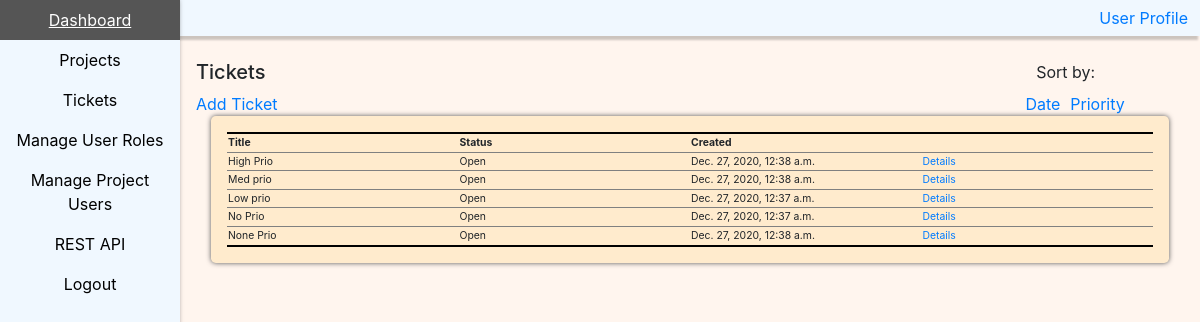
Before: /tickets_sort_priority/ with the older database file.
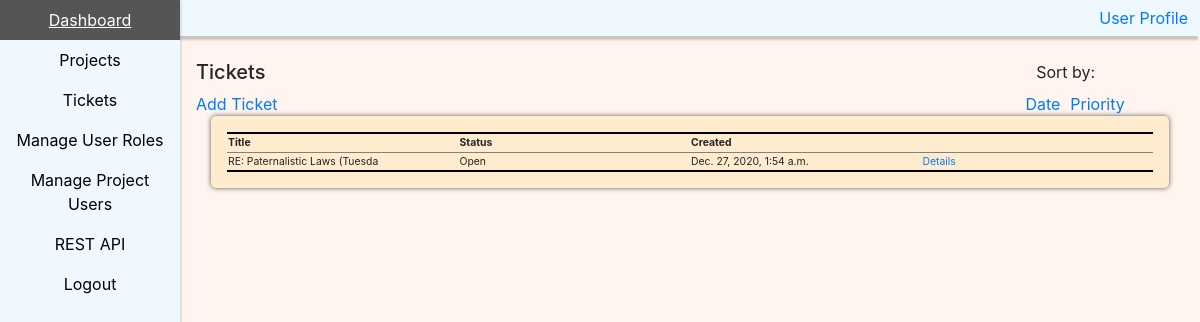
After: the same page with the newer database file.
### tickets/models.py (models this page shows)
class Ticket(models.Model):
    title = models.CharField(max_length=30, primary_key=True)
    description = models.CharField(max_length=300)
    status = models.CharField(max_length=15, default="Open")
    project = models.ForeignKey(Project, on_delete=models.CASCADE, null=True)
    priority = models.CharField(max_length=20)
    type = models.CharField(max_length=20)
    date = models.DateTimeField(auto_now_add=True, blank=True)

### projects/models.py (models this page shows)
class Project(models.Model):
    name = models.CharField(max_length=30, primary_key=True)
    description = models.CharField(max_length=300)

### tickets/views.py (the view)
# urls.py: path('tickets_sort_priority/', ticket_views.sort_priority, name="tickets_sort_priority"),
def sort_priority(request):
    page_data={"rows":[], "add_ticket":ticketForm}
    populate_page_data_by_priority(request, page_data)
    return render(request, 'tickets/ticket_home.html', context=page_data)

### tickets/views.py (called while the page is built)
def populate_page_data_by_priority(request, page_data):
    class priority(enum.Enum):
        High = 3
        Medium = 2
        Low = 1
        none = 0
    ticket_objects = Ticket.objects.all()
    for prio in priority:
        for tickets in ticket_objects:
            if tickets.priority == prio.name or (prio.name == "none" and tickets.priority == "None"):
                row=[]
                row.append(tickets.title)
                row.append(tickets.description)
                row.append(tickets.status)
                row.append(tickets.project)
                row.append(tickets.priority)
                row.append(tickets.type)
                row.append(tickets.date)
                page_data.get("rows").append(row)
    return

### templates/tickets/ticket_home.html (shortened to what this page needs)
<!DOCTYPE html>
<html land="en">
  <head>
    {% load static %}
    <link rel="stylesheet" href="{% static 'style.css' %}" type="text/css"/>
  </head>
  <body>
    {% include "core/navigation_vertical.html" %}
    {% include "core/bootstrap.html" %}
    <div class="page_body">
      <h5 style="display: inline-block;"> Tickets </h5>
      <span class="sort_options_header"> Sort by: </span>
      <form>
        <a class="btm btm-primary" href='/add_ticket/'>Add Ticket</a>
        <span class="sort_options_right"><a class="btm btm-primary" href='/tickets_sort_priority/'>Priority</a></span>
        <span class="sort_options_left"><a class="btm btm-primary" href='/tickets_sort_date/'>Date</a></span>
      </form>
      <div class="container">
        <div class="jumbotron">
          <table class="info_tables">
            <tr class="info_tables">
              <th>Title</th>
              <th>Status</th>
              <th>Created</th>
              <th></th>
            </tr>
            {% for items in rows %}
            <tr class="info_tables">
              {% for cells in items %}
                {% if forloop.counter0 == 0 or forloop.counter0 == 2 or forloop.counter0 == 6 %}
                <td class="info_tables">
                  {{ cells }}
                </td>
                {% endif %}
              {% endfor %}
              <td class="info_tables">
                <a class="btm btm-primary" href="/tickets/details/{{ items.0 }}">Details</a>
              </td>
            </tr>
            {% endfor %}
          </table>
        </div>
      </div>
    </div>
  </body>
</html>

### templates/core/navigation_vertical.html
<header>
<div class="navheader">
  <div class="navcontent">
    <span class="navspan"><a href='/user_profile/' class='user_profile'>User Profile</a></span>
  </div>
</div>
</header>
<ul>
<li><a href="/core/">Dashboard</a></li>
<li><a href="/projects/">Projects</a></li>
<li><a href="/tickets/">Tickets</a></li>
<li><a href="/manage_roles/">Manage User Roles</a></li>
<li><a href="/manage_projects/">Manage Project Users</a></li>
<li><a href="/api/v1/" target="_blank">REST API</a></li>
<li><a href="/logout/">Logout</a></li>
</ul>

### templates/core/bootstrap.html (shortened to what this page needs)
<link rel="stylesheet" href="https://stackpath.bootstrapcdn.com/bootstrap/4.5.2/css/bootstrap.min.css">

### static/style.css (style rules this page uses)
span.sort_options_header { float:right; display: inline-block; padding-right: 9%; }
span.sort_options_right { float: right; display: inline-block; padding-right: 6%; }
span.sort_options_left { float: right; display: inline-block; padding-right: 1%; }
div.jumbotron { padding: 1rem 1rem; background-color: #FFEBCD; -moz-box-shadow: 0 0 5px #555; -webkit-box-shadow: 0 0 5px #555; box-shadow: 0 0 5px #555; }
ul { list-style-type: none; margin: 0; padding: 0; width: 15%; background-color: #F0F8FF; position: fixed; height: 100%; overflow: auto; -moz-box-shadow: -2px 0 5px 0 #555; -webkit-box-shadow: -2px 0 5px 0 #555; box-shadow: -2px 0 5px 0 #555; }
li a { display: block; color: #000; padding: 8px 16px; text-decoration: none; }
span.navspan { float: right; background-color: #F0F8FF; padding-right: 1%; }
div.page_body { margin-left:15%;padding:1px 16px;height:100%;background-color:#FFF5EE;padding-top: 5%; }
table.info_tables { table-layout: fixed; border: 2px solid black; width: 100%; border-left: none; border-right: none; font-size: 65%; }
td.info_tables { border: 1px solid grey; border-left: none; border-right: none; }
tr.info_tables { border: 1px solid grey; border-left: none; border-right: none; }
a, button { display:inline-block; text-align: center; }
html { height: 100%; }
body { height: 100%; }
div.navheader { overflow: hidden; background-color: #F0F8FF; position: fixed; top: 0; width: 100%; padding-top: 0.5%; padding-bottom: 0.5%; box-shadow: 0 6px 2px -2px rgba(0,0,0,.2); }

Changed rows visible on the page:
removed Ticket: items "High Prio" "Open" "Dec. 27, 2020, 12:38 a.m."
removed Ticket: items "Med prio" "Open" "Dec. 27, 2020, 12:38 a.m."
removed Ticket: items "Low prio" "Open" "Dec. 27, 2020, 12:37 a.m."
removed Ticket: items "No Prio" "Open" "Dec. 27, 2020, 12:37 a.m."
removed Ticket: items "None Prio" "Open" "Dec. 27, 2020, 12:38 a.m."
added Ticket: items "RE: Paternalistic Laws (Tuesda" "Open" "Dec. 27, 2020, 1:54 a.m."
